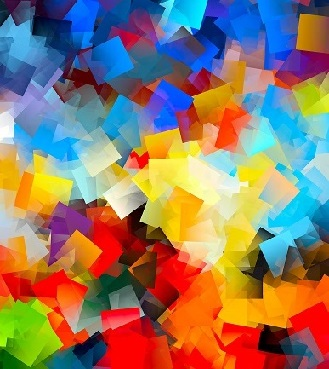
#> input picture algoritmo_2__conversion_a_escala_de_grises/imagen.jpg, 329 x 369 px
$ python metodo_promedio_bt709.py
#> lines starting #> are read from the running program, lines starting #| are printed output that depends on the picture
# -*- coding: utf-8 -*-
import cv2
import numpy as np

# Abrir imagen
img = cv2.imread('imagen.jpg')
#> img is the input picture: shape (369, 329, 3); mean B, G, R 102.7, 121.6, 144.5

#Separación y conversión de cada canal a escala de grises
R = img[:,:,2]
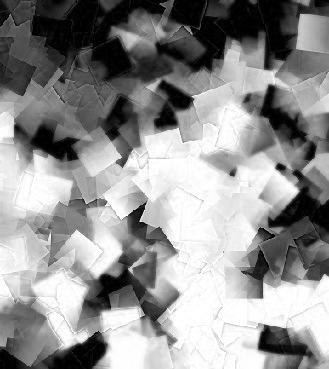
#> R: shape (369, 329); min 0, max 255, mean 144.5
G = img[:,:,1]
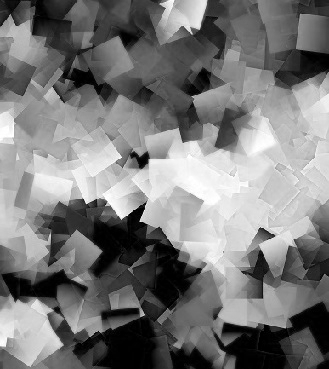
#> G: shape (369, 329); min 0, max 255, mean 121.6
B = img[:,:,0]
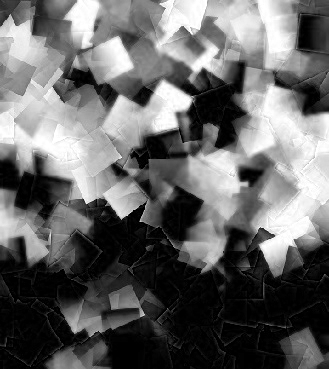
#> B: shape (369, 329); min 0, max 255, mean 102.7

# Método del promedio ponderado estándar BT.709 --> Y=(0.2126R+0.7152G+0.0722B)
img3 = (R*0.2126 + G*0.7152 + B*0.0722)
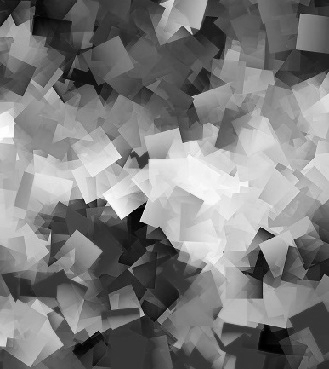
#> img3: shape (369, 329) float64; min 0, max 254.8, mean 125.1

# Conversión de tipo flotante a unit-8
img3 = img3.astype(np.uint8)

# Mostrar imagen original
cv2.imshow('Imagen original', img)

# Mostrar imagen con método del promedio ponderado BT.709
cv2.imshow('Imagen con metodo del promedio ponderado estandar BT.709', img3)

# Mantener la ejecución del programa
cv2.waitKey(0)
